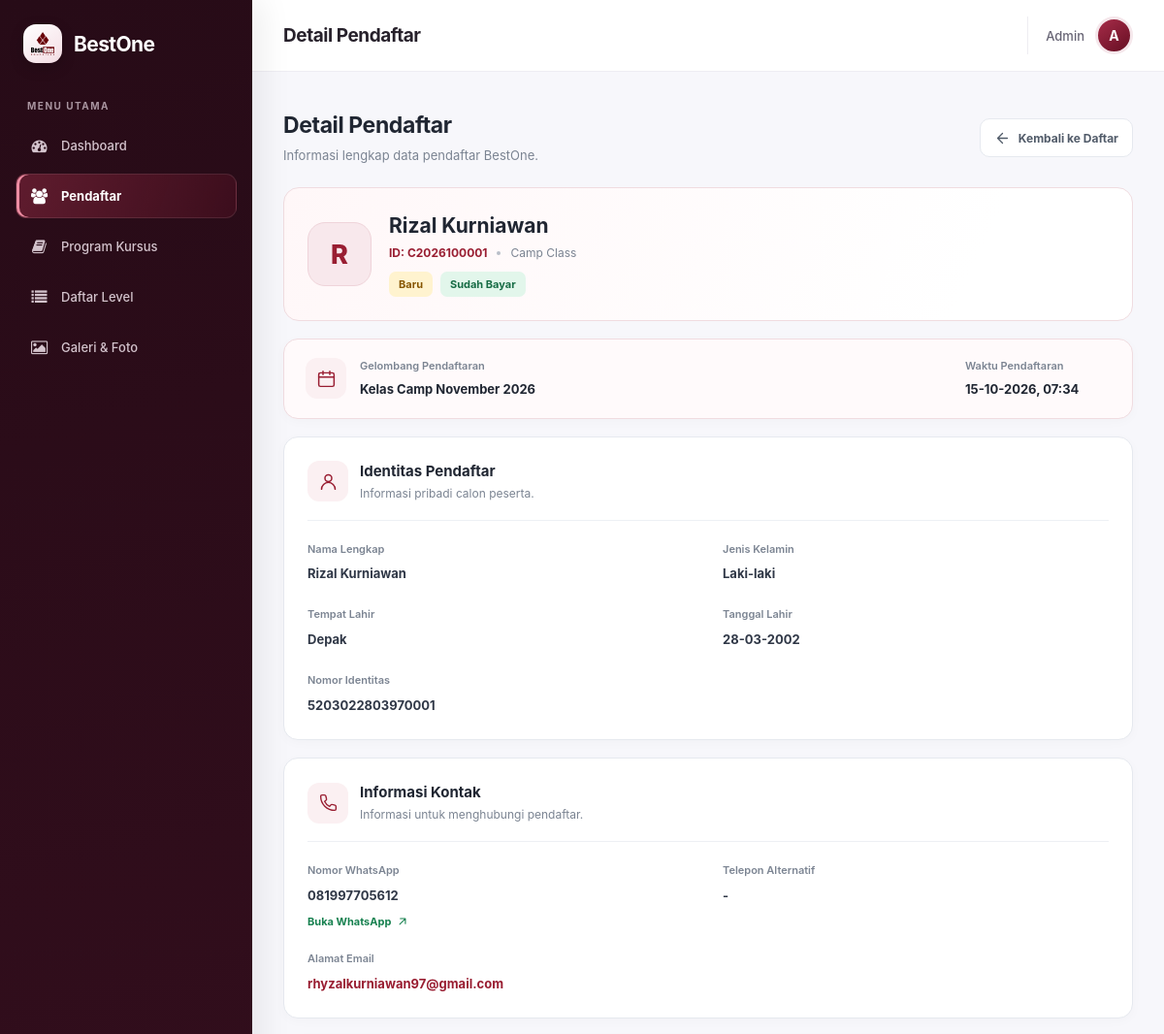
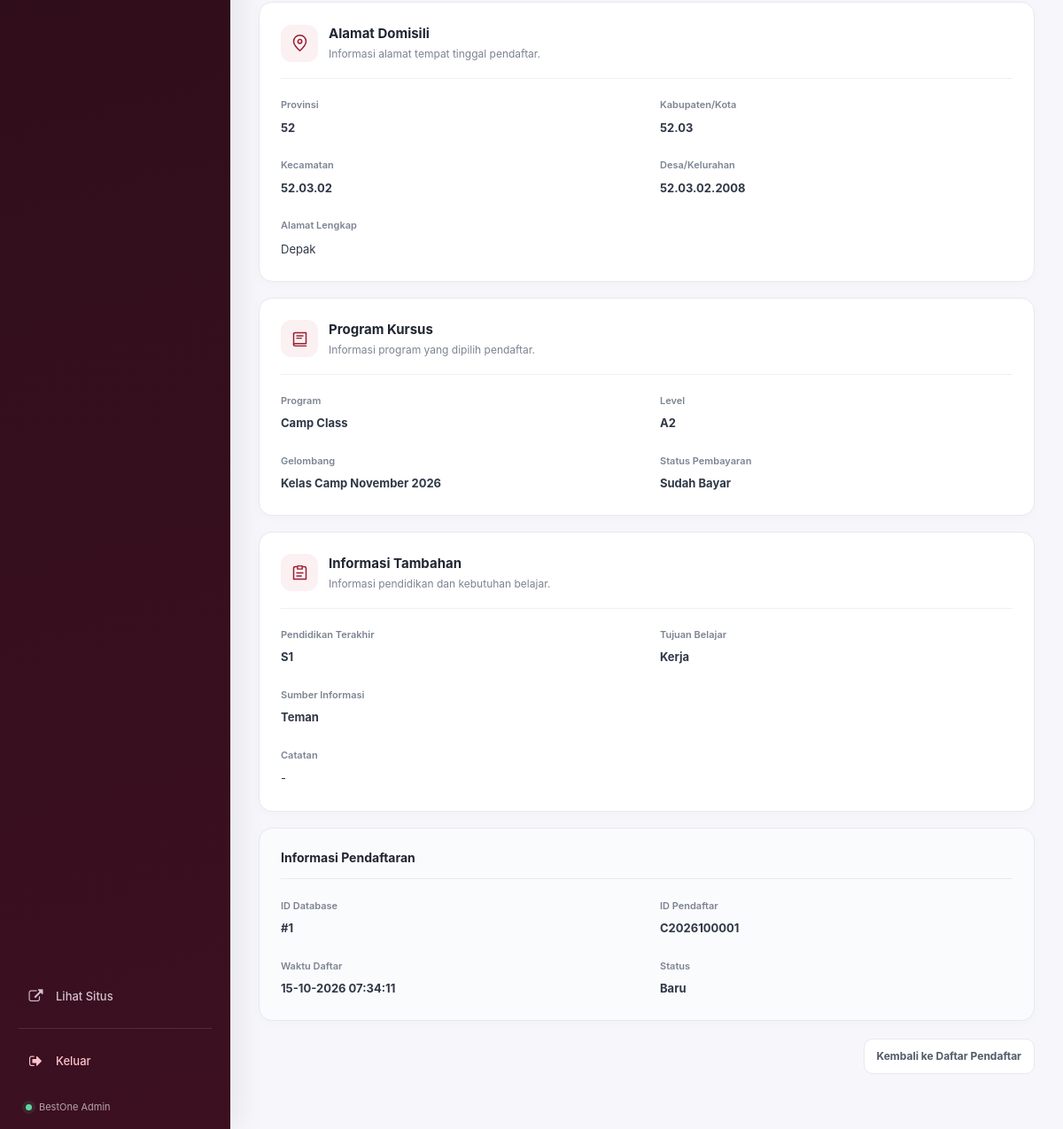
/admin/pendaftar/data/1 (signed in), run on the app's committed database (2 pictures, top to bottom).
### models/database.py (models this page shows, shortened)
class Pendaftar(db.Model):
    __tablename__ = 'pendaftar'
    id = db.Column(db.Integer, primary_key=True)
    periode_id = db.Column(db.Integer, db.ForeignKey('periode.id'), nullable=False)
    nama = db.Column(db.String(100), nullable=False)
    whatsapp = db.Column(db.String(20))
    program = db.Column(db.String(100))
    level = db.Column(db.String(20), nullable=True)
    email = db.Column(db.String(100), nullable=True)
    alamat = db.Column(db.Text, nullable=True)
    jenis_kelamin = db.Column(db.String(10))
    tempat_lahir = db.Column(db.String(100))
    tanggal_lahir = db.Column(db.Date)
    nomor_identitas = db.Column(db.String(50))
    telepon = db.Column(db.String(20))
    provinsi = db.Column(db.String(100))
    kabupaten = db.Column(db.String(100))
    kecamatan = db.Column(db.String(100))
    kelurahan = db.Column(db.String(100))
    pendidikan = db.Column(db.String(50))
    tujuan_belajar = db.Column(db.String(50))
    sumber_info = db.Column(db.String(50))
    catatan = db.Column(db.Text, nullable=True)
    waktu_daftar = db.Column(db.DateTime, default=db.func.now())
    status = db.Column(db.String(20), default='Baru')
    id_pendaftar = db.Column(db.String(20), unique=True)
    sudah_bayar = db.Column(db.Boolean, default=False)

class Periode(db.Model):
    __tablename__ = 'periode'
    id = db.Column(db.Integer, primary_key=True)
    nama = db.Column(db.String(100), nullable=False)
    mulai = db.Column(db.DateTime)
    selesai = db.Column(db.DateTime)
    kelas_mulai = db.Column(db.DateTime)
    program_dibuka = db.Column(db.String(255))
    level_dibuka = db.Column(db.Text, nullable=True)
    biaya = db.Column(db.Integer)
    diskon = db.Column(db.Integer)
    link_grup_wa = db.Column(db.String(255))
    dibuat_pada = db.Column(db.DateTime, default=db.func.now())
    pendaftar = db.relationship('Pendaftar', backref='periode', lazy=True, cascade='all, delete-orphan')

### routes/admin/pendaftar.py (the view)
@pendaftar_bp.route('/pendaftar/data/<int:pendaftar_id>')
def detail_data(pendaftar_id):
    cek = cek_login()
    if cek:
        return cek
    pendaftar = Pendaftar.query.get_or_404(pendaftar_id)
    return render_template(
        'admin/detail_data_pendaftar.html',
        halaman='pendaftar',
        pendaftar=pendaftar
    )

### app.py (called while the page is built)
@app.before_request
def force_https():
    if request.headers.get("X-Forwarded-Proto") == "https":
        request.environ["wsgi.url_scheme"] = "https"

### routes/admin/pendaftar.py (called while the page is built)
def cek_login():
    if not session.get('admin_logged_in'):
        return redirect(url_for('login.login'))

### templates/admin/detail_data_pendaftar.html (shortened to what this page needs)
{% extends "admin/base_admin.html" %}
{% block judul_halaman %}Detail Pendaftar{% endblock %}
{% block isi %}
<div class="dp-page">
    <div class="dp-header">
        <div class="dp-header-left">
            <div>
                <h2 class="dp-title">Detail Pendaftar</h2>
                <p class="dp-subtitle">
                    Informasi lengkap data pendaftar BestOne.
                </p>
            </div>
        </div>
        <a href="{{ url_for('admin_pendaftar.detail', periode_id=pendaftar.periode_id) }}"
           class="dp-btn dp-btn-secondary">
            <svg viewBox="0 0 24 24" fill="none" aria-hidden="true">
                <path d="M19 12H5M12 19L5 12L12 5"
                      stroke="currentColor"
                      stroke-width="1.8"
                      stroke-linecap="round"
                      stroke-linejoin="round"/>
            </svg>
            Kembali ke Daftar
        </a>
    </div>
    <section class="dp-profile-card">
        <div class="dp-avatar">
            {{ (pendaftar.nama or 'P')[0]|upper }}
        </div>
        <div class="dp-profile-info">
            <h3>{{ pendaftar.nama or '-' }}</h3>
            <div class="dp-profile-meta">
                <span class="dp-id">
                    ID: {{ pendaftar.id_pendaftar or 'Belum tersedia' }}
                </span>
                <span class="dp-meta-divider"></span>
                <span>
                    {{ pendaftar.program or 'Program belum ditentukan' }}
                </span>
            </div>
            <div class="dp-badges">
                <span class="dp-badge
                    {% if pendaftar.status == 'Baru' %}
                        dp-badge-new
                    {% elif pendaftar.status == 'Diterima' %}
                        dp-badge-success
                    {% else %}
                        dp-badge-neutral
                    {% endif %}">
                    {{ pendaftar.status or 'Belum ada status' }}
                </span>
                <span class="dp-badge
                    {% if pendaftar.sudah_bayar %}
                        dp-badge-paid
                    {% else %}
                        dp-badge-unpaid
                    {% endif %}">
                    {{ 'Sudah Bayar' if pendaftar.sudah_bayar else 'Belum Bayar' }}
                </span>
            </div>
        </div>
    </section>
    <section class="dp-card dp-period-card">
        <div class="dp-section-icon">
            <svg viewBox="0 0 24 24" fill="none" aria-hidden="true">
                <rect x="3" y="5" width="18" height="16" rx="2"
                      stroke="currentColor" stroke-width="1.7"/>
                <path d="M16 3V7M8 3V7M3 10H21"
                      stroke="currentColor" stroke-width="1.7"
                      stroke-linecap="round"/>
            </svg>
        </div>
        <div class="dp-period-info">
            <span class="dp-label">Gelombang Pendaftaran</span>
            <strong>
                {{ pendaftar.periode.nama if pendaftar.periode else '-' }}
            </strong>
        </div>
        <div class="dp-period-date">
            <span class="dp-label">Waktu Pendaftaran</span>
            <strong>
                {% if pendaftar.waktu_daftar %}
                    {{ pendaftar.waktu_daftar.strftime('%d-%m-%Y, %H:%M') }}
                {% else %}
                    -
                {% endif %}
            </strong>
        </div>
    </section>
    <section class="dp-card">
        <div class="dp-section-heading">
            <div class="dp-section-icon">
                <svg viewBox="0 0 24 24" fill="none" aria-hidden="true">
                    <circle cx="12" cy="8" r="4"
                            stroke="currentColor" stroke-width="1.7"/>
                    <path d="M4 21C4 16.6 7.6 13 12 13C16.4 13 20 16.6 20 21"
                          stroke="currentColor" stroke-width="1.7"
                          stroke-linecap="round"/>
                </svg>
            </div>
            <div>
                <h3>Identitas Pendaftar</h3>
                <p>Informasi pribadi calon peserta.</p>
            </div>
        </div>
        <div class="dp-grid">
            <div class="dp-field">
                <span class="dp-label">Nama Lengkap</span>
                <strong>{{ pendaftar.nama or '-' }}</strong>
            </div>
            <div class="dp-field">
                <span class="dp-label">Jenis Kelamin</span>
                <strong>{{ pendaftar.jenis_kelamin or '-' }}</strong>
            </div>
            <div class="dp-field">
                <span class="dp-label">Tempat Lahir</span>
                <strong>{{ pendaftar.tempat_lahir or '-' }}</strong>
            </div>
            <div class="dp-field">
                <span class="dp-label">Tanggal Lahir</span>
                <strong>
                    {% if pendaftar.tanggal_lahir %}
                        {{ pendaftar.tanggal_lahir.strftime('%d-%m-%Y') }}
                    {% else %}
                        -
                    {% endif %}
                </strong>
            </div>
            <div class="dp-field dp-field-full">
                <span class="dp-label">Nomor Identitas</span>
                <strong>{{ pendaftar.nomor_identitas or '-' }}</strong>
            </div>
        </div>
    </section>
    <section class="dp-card">
        <div class="dp-section-heading">
            <div class="dp-section-icon">
            </div>
            <div>
                <h3>Informasi Kontak</h3>
                <p>Informasi untuk menghubungi pendaftar.</p>
            </div>
        </div>
        <div class="dp-grid">
            <div class="dp-field">
                <span class="dp-label">Nomor WhatsApp</span>
                <strong>{{ pendaftar.whatsapp or '-' }}</strong>
                {% if pendaftar.whatsapp %}
                <a class="dp-inline-link"
                   href="https://wa.me/{{ pendaftar.whatsapp|replace('+', '')|replace(' ', '')|replace('-', '')|replace('(', '')|replace(')', '') }}"
                   target="_blank"
                   rel="noopener noreferrer">
                    Buka WhatsApp
                    <svg viewBox="0 0 24 24" fill="none" aria-hidden="true">
                        <path d="M7 17L17 7M8 7H17V16"
                              stroke="currentColor" stroke-width="1.8"
                              stroke-linecap="round"
                              stroke-linejoin="round"/>
                    </svg>
                </a>
                {% endif %}
            </div>
            <div class="dp-field">
                <span class="dp-label">Telepon Alternatif</span>
                <strong>{{ pendaftar.telepon or '-' }}</strong>
            </div>
            <div class="dp-field dp-field-full">
                <span class="dp-label">Alamat Email</span>
                {% if pendaftar.email %}
                    <a class="dp-email" href="mailto:{{ pendaftar.email }}">
                        {{ pendaftar.email }}
                    </a>
                {% else %}
                    <strong>-</strong>
                {% endif %}
            </div>
        </div>
    </section>
    <section class="dp-card">
        <div class="dp-section-heading">
            <div class="dp-section-icon">
                <svg viewBox="0 0 24 24" fill="none" aria-hidden="true">
                    <path d="M20 10C20 15 12 22 12 22S4 15 4 10C4 5.6 7.6 2 12 2C16.4 2 20 5.6 20 10Z"
                          stroke="currentColor" stroke-width="1.7"/>
                    <circle cx="12" cy="10" r="2.5"
                            stroke="currentColor" stroke-width="1.7"/>
                </svg>
            </div>
            <div>
                <h3>Alamat Domisili</h3>
                <p>Informasi alamat tempat tinggal pendaftar.</p>
            </div>
        </div>
        <div class="dp-grid">
            <div class="dp-field">
                <span class="dp-label">Provinsi</span>
                <strong>{{ pendaftar.provinsi or '-' }}</strong>
            </div>
            <div class="dp-field">
                <span class="dp-label">Kabupaten/Kota</span>
                <strong>{{ pendaftar.kabupaten or '-' }}</strong>
            </div>
            <div class="dp-field">
                <span class="dp-label">Kecamatan</span>
                <strong>{{ pendaftar.kecamatan or '-' }}</strong>
            </div>
            <div class="dp-field">
                <span class="dp-label">Desa/Kelurahan</span>
                <strong>{{ pendaftar.kelurahan or '-' }}</strong>
            </div>
            <div class="dp-field dp-field-full">
                <span class="dp-label">Alamat Lengkap</span>
                <div class="dp-long-text">{{ pendaftar.alamat or '-' }}</div>
            </div>
        </div>
    </section>
    <section class="dp-card">
        <div class="dp-section-heading">
            <div class="dp-section-icon">
            </div>
            <div>
                <h3>Program Kursus</h3>
                <p>Informasi program yang dipilih pendaftar.</p>
            </div>
        </div>
        <div class="dp-grid">
            <div class="dp-field">
                <span class="dp-label">Program</span>
                <strong>{{ pendaftar.program or '-' }}</strong>
            </div>
            <div class="dp-field">
                <span class="dp-label">Level</span>
                <strong>{{ pendaftar.level or '-' }}</strong>
            </div>
            <div class="dp-field">
                <span class="dp-label">Gelombang</span>
                <strong>
                    {{ pendaftar.periode.nama if pendaftar.periode else '-' }}
                </strong>
            </div>
            <div class="dp-field">
                <span class="dp-label">Status Pembayaran</span>
                <strong>
                    {{ 'Sudah Bayar' if pendaftar.sudah_bayar else 'Belum Bayar' }}
                </strong>
            </div>
        </div>
    </section>
    <section class="dp-card">
        <div class="dp-section-heading">
            <div class="dp-section-icon">
                <svg viewBox="0 0 24 24" fill="none" aria-hidden="true">
                    <path d="M8 4H6C4.9 4 4 4.9 4 6V20H20V6C20 4.9 19.1 4 18 4H16"
                          stroke="currentColor" stroke-width="1.7"
                          stroke-linejoin="round"/>
                    <path d="M9 3H15V7H9V3ZM8 12H16M8 16H14"
                          stroke="currentColor" stroke-width="1.7"
                          stroke-linecap="round" stroke-linejoin="round"/>
                </svg>
            </div>
            <div>
                <h3>Informasi Tambahan</h3>
                <p>Informasi pendidikan dan kebutuhan belajar.</p>
            </div>
        </div>
        <div class="dp-grid">
            <div class="dp-field">
                <span class="dp-label">Pendidikan Terakhir</span>
                <strong>{{ pendaftar.pendidikan or '-' }}</strong>
            </div>
            <div class="dp-field">
                <span class="dp-label">Tujuan Belajar</span>
                <strong>{{ pendaftar.tujuan_belajar or '-' }}</strong>
            </div>
            <div class="dp-field dp-field-full">
                <span class="dp-label">Sumber Informasi</span>
                <strong>{{ pendaftar.sumber_info or '-' }}</strong>
            </div>
            <div class="dp-field dp-field-full">
                <span class="dp-label">Catatan</span>
                <div class="dp-long-text">{{ pendaftar.catatan or '-' }}</div>
            </div>
        </div>
    </section>
    <section class="dp-card dp-system-card">
        <h3>Informasi Pendaftaran</h3>
        <div class="dp-grid">
            <div class="dp-field">
                <span class="dp-label">ID Database</span>
                <strong>#{{ pendaftar.id }}</strong>
            </div>
            <div class="dp-field">
                <span class="dp-label">ID Pendaftar</span>
                <strong>{{ pendaftar.id_pendaftar or 'Belum tersedia' }}</strong>
            </div>
            <div class="dp-field">
                <span class="dp-label">Waktu Daftar</span>
                <strong>
                    {% if pendaftar.waktu_daftar %}
                        {{ pendaftar.waktu_daftar.strftime('%d-%m-%Y %H:%M:%S') }}
                    {% else %}
                        -
                    {% endif %}
                </strong>
            </div>
            <div class="dp-field">
                <span class="dp-label">Status</span>
                <strong>{{ pendaftar.status or '-' }}</strong>
            </div>
        </div>
    </section>
    <div class="dp-bottom-action">
        <a href="{{ url_for('admin_pendaftar.detail', periode_id=pendaftar.periode_id) }}"
           class="dp-btn dp-btn-secondary">
            Kembali ke Daftar Pendaftar
        </a>
    </div>
</div>
{% endblock %}

### static/css/admin/base.css (style rules this page uses)
* { margin: 0; padding: 0; box-sizing: border-box; }
body { font-family: system-ui, -apple-system, sans-serif; background: #f4f6f9; color: #1f2937; min-height: 100vh; }
:root { --admin-primary: #8e1932; --admin-primary-dark: #650e22; --admin-sidebar: #270b17; --admin-sidebar-bottom: #3c1021; --admin-text: #20202b; --admin-muted: #8b8b9b; --admin-border: #eeedf2; --admin-bg: #f7f7fb; --admin-radius: 14px; }
body { background: var(--admin-bg); color: var(--admin-text); font-family: Inter, system-ui, -apple-system, sans-serif; }

### data on the page
Pendaftar: nama "R", nama "Rizal Kurniawan", id_pendaftar "C2026100001", program "Camp Class", status "Baru", sudah_bayar "Sudah Bayar", waktu_daftar "15-10-2026, 07:34", jenis_kelamin "Laki-laki", tempat_lahir "Depak", tanggal_lahir "28-03-2002", nomor_identitas "5203022803970001", whatsapp "081997705612", telepon "-", email "rhyzalkurniawan97@gmail.com", provinsi "52", kabupaten "52.03", kecamatan "52.03.02", kelurahan "52.03.02.2008", alamat "Depak", level "A2", pendidikan "S1", tujuan_belajar "Kerja", sumber_info "Teman", catatan "-", id "1", waktu_daftar "15-10-2026 07:34:11"
Periode: periode "Kelas Camp November 2026"
